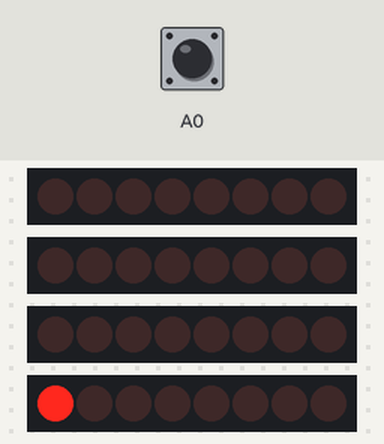
A sketch run on a simulated Arduino Uno, built with avr-gcc and run on an emulated ATmega328P. Parts: 4 × 8 shift-register outputs drawn as a row of LEDs (first output left, lit = HIGH). Wiring (inferred from the names in the program): 4 × shift register (74HC595): data pin 2, shift clock pin 4, latch pin 3 / data pin 5, shift clock pin 7, latch pin 6 / data pin 8, shift clock pin 10, latch pin 9 / data pin 11, shift clock pin 13, latch pin 12. Wiring (inferred from the signals the program sends): 4 × row of LEDs: on Q0, Q1, Q2, Q3, Q4, Q5, Q6, Q7 / on Q0, Q1, Q2, Q3, Q4, Q5, Q6, Q7 / on Q0, Q1, Q2, Q3, Q4, Q5, Q6, Q7 / on Q0, Q1, Q2, Q3, Q4, Q5, Q6, Q7. The test bench sets the inputs (shaded band); at power-on: A0 HIGH.

Above: at 1.26 s.
1.3 s: A0 pulled LOW for 0.15 s
At 1.7 s:
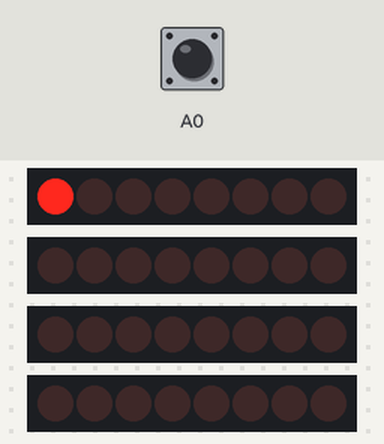
4.4 s: A0 pulled LOW for 1 s
At 6.2 s:
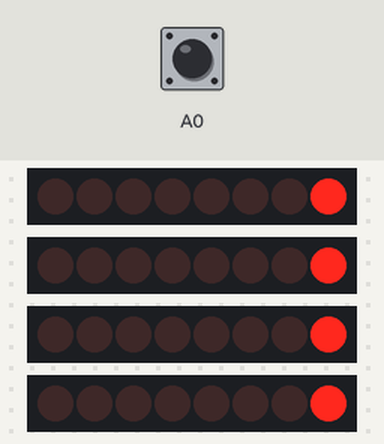
8.4 s: A0 pulled LOW for 3.2 s
At 13.48 s:
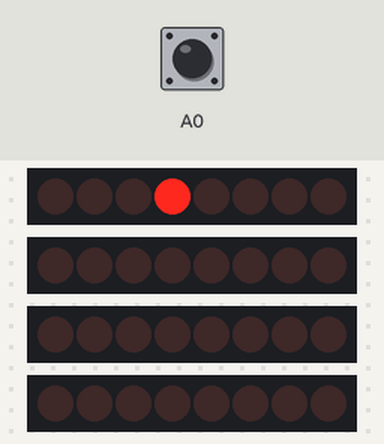
14.6 s: A0 pulled LOW for 0.15 s
At 15.0 s:
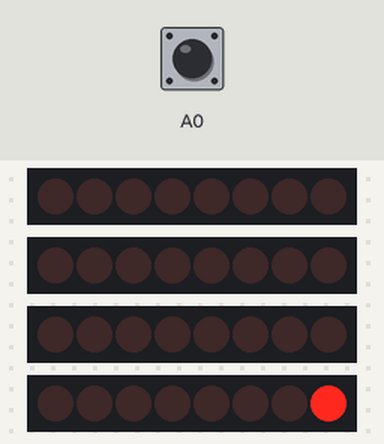
15.3 s: A0 pulled LOW for 3.2 s
At 21.13 s:
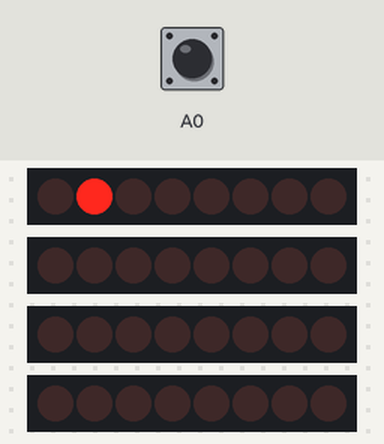
23.0 s: A0 pulled LOW for 0.15 s
At 25.14 s:
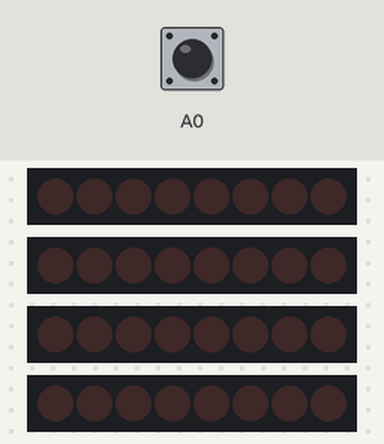
Timing chart, 0 to 26.8 s (numbered marks = the images above; inputs shaded):
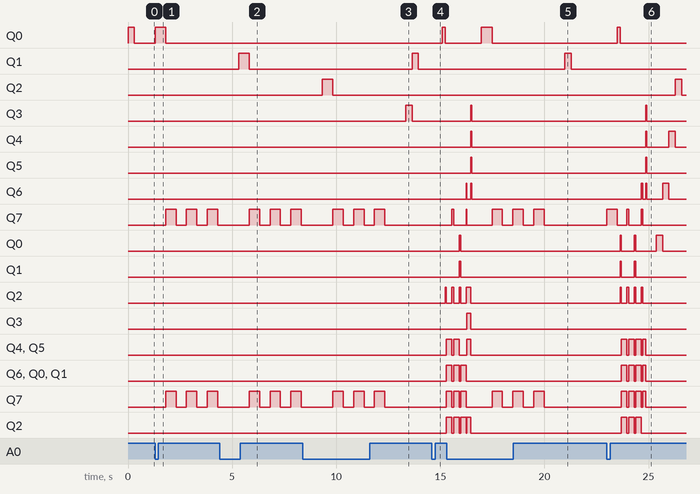

The sketch:

ChototoKun.ino
```cpp
struct shift_reg {
  int ser_pin;
  int rclk_pin;
  int srclk_pin;
};

static struct shift_reg shift_regs[4] = {
  {
    .ser_pin = 2,
    .rclk_pin = 3,
    .srclk_pin = 4,
  },
  {
    .ser_pin = 5,
    .rclk_pin = 6,
    .srclk_pin = 7,
  },
  {
    .ser_pin = 8,
    .rclk_pin = 9,
    .srclk_pin = 10,
  },
  {
    .ser_pin = 11,
    .rclk_pin = 12,
    .srclk_pin = 13,
  },
};

void setup() {
  pinMode(2, OUTPUT);
  pinMode(3, OUTPUT);
  pinMode(4, OUTPUT);
  pinMode(5, OUTPUT);
  pinMode(6, OUTPUT);
  pinMode(7, OUTPUT);
  pinMode(8, OUTPUT);
  pinMode(9, OUTPUT);
  pinMode(10, OUTPUT);
  pinMode(11, OUTPUT);
  pinMode(12, OUTPUT);
  pinMode(13, OUTPUT);
  pinMode(A0, INPUT_PULLUP);
}

void pulse(int pin) {
  digitalWrite(pin, true);
  delay(1);
  digitalWrite(pin, false);
}

void write_shift_register(int ser, int rclk, int srclk, uint8_t a) {
  digitalWrite(rclk, false);
  for (int i = 0; i < 8; ++i) {
    digitalWrite(srclk, false);
    digitalWrite(ser, a >> i & 1);
    digitalWrite(srclk, true);
  }
  digitalWrite(rclk, true);
}

void loop() {
  int pins[4][3] = {
    { 2, 3, 4 },
    { 5, 6, 7 },
    { 8, 9, 10 },
    { 11, 12, 13 },
  };
  for (int i = 0; i < 4; ++i) {
    for (int j = 0; j < 8; ++j) {
      write_shift_register(pins[i][0], pins[i][1], pins[i][2], 0x80 >> j);
      delay(10);
      if (!digitalRead(A0)) {
        delay(500);
        if (j != 7) {
        for (int i = 0; i < 4; ++i)
          write_shift_register(pins[i][0], pins[i][1], pins[i][2], 0x01);
        delay(500);
        for (int i = 0; i < 4; ++i)
          write_shift_register(pins[i][0], pins[i][1], pins[i][2], 0x00);
        delay(500);
        for (int i = 0; i < 4; ++i)
          write_shift_register(pins[i][0], pins[i][1], pins[i][2], 0x01);
        delay(500);
        for (int i = 0; i < 4; ++i)
          write_shift_register(pins[i][0], pins[i][1], pins[i][2], 0x00);
        delay(500);
        for (int i = 0; i < 4; ++i)
          write_shift_register(pins[i][0], pins[i][1], pins[i][2], 0x01);
        delay(500);
        for (int i = 0; i < 4; ++i)
          write_shift_register(pins[i][0], pins[i][1], pins[i][2], 0x00);
        delay(500);
        } else {
        for (int n = 0; n < 4; ++n) {
        for (int i = 0; i < 4; ++i) {
          for (int j = 0; j < 8; ++j) {
            for (int k = 0; k < 4; ++k)
              write_shift_register(pins[k][0], pins[k][1], pins[k][2], 0);
            write_shift_register(pins[i][0], pins[i][1], pins[i][2], 0x80 >> j);
            write_shift_register(pins[3 - i][0], pins[3 - i][1], pins[3 - i][2], 0x01 << j);
            delay(10);
          }
        }
        }
        for (int k = 0; k < 4; ++k)
          write_shift_register(pins[k][0], pins[k][1], pins[k][2], 0);
        }
        delay(500);
      }
    }
    write_shift_register(pins[i][0], pins[i][1], pins[i][2], 0);
  }
}
```
